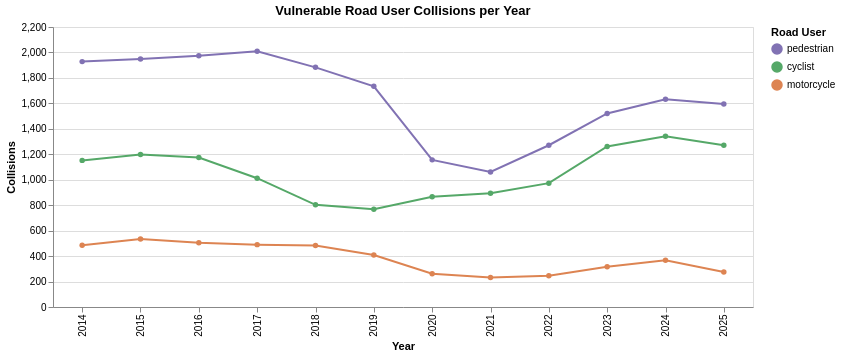

Here is the notebook cell this chart was saved with:
### Markdown cell above
## 7. Vulnerable Road Users — Pedestrians & Cyclists Over Time

### Code cell
vru_year = (
    df.filter(pl.col("OCC_YEAR") < 2026)
    .group_by("OCC_YEAR")
    .agg(
        pl.len().alias("total"),
        pl.col("PEDESTRIAN").sum().alias("pedestrian"),
        pl.col("BICYCLE").sum().alias("cyclist"),
        pl.col("MOTORCYCLE").sum().alias("motorcycle"),
    )
    .sort("OCC_YEAR")
    .with_columns(pl.col("OCC_YEAR").cast(pl.Utf8))
)

vru_long = vru_year.unpivot(
    on=["pedestrian", "cyclist", "motorcycle"],
    index="OCC_YEAR",
    variable_name="road_user",
    value_name="collisions",
)

year_order = vru_year["OCC_YEAR"].to_list()

alt.Chart(vru_long).mark_line(point=True).encode(
    x=alt.X("OCC_YEAR:N", sort=year_order, title="Year"),
    y=alt.Y("collisions:Q", title="Collisions"),
    color=alt.Color(
        "road_user:N",
        title="Road User",
        scale=alt.Scale(
            domain=["pedestrian", "cyclist", "motorcycle"], range=["#8172B3", "#55A868", "#DD8452"]
        ),
    ),
    tooltip=["OCC_YEAR", "road_user", "collisions"],
).properties(title="Vulnerable Road User Collisions per Year", width=700, height=280)

### Figure 1 — Vega-Lite specification as saved in the notebook (floating-point values rounded to 4 significant figures)
{"config": {"view": {"continuousWidth": 300, "continuousHeight": 300}}, "data": {"name": "data-a63e2d0bcfa2df72df6f5706e724d1be"}, "mark": {"type": "line", "point": true}, "encoding": {"color": {"field": "road_user", "scale": {"domain": ["pedestrian", "cyclist", "motorcycle"], "range": ["#8172B3", "#55A868", "#DD8452"]}, "title": "Road User", "type": "nominal"}, "tooltip": [{"field": "OCC_YEAR", "type": "nominal"}, {"field": "road_user", "type": "nominal"}, {"field": "collisions", "type": "quantitative"}], "x": {"field": "OCC_YEAR", "sort": ["2014", "2015", "2016", "2017", "2018", "2019", "2020", "2021", "2022", "2023", "2024", "2025"], "title": "Year", "type": "nominal"}, "y": {"field": "collisions", "title": "Collisions", "type": "quantitative"}}, "height": 280, "title": "Vulnerable Road User Collisions per Year", "width": 700, "$schema": "https://vega.github.io/schema/vega-lite/v6.4.1.json", "datasets": {"data-a63e2d0bcfa2df72df6f5706e724d1be": [{"OCC_YEAR": "2014", "road_user": "pedestrian", "collisions": 1928}, {"OCC_YEAR": "2015", "road_user": "pedestrian", "collisions": 1949}, {"OCC_YEAR": "2016", "road_user": "pedestrian", "collisions": 1974}, {"OCC_YEAR": "2017", "road_user": "pedestrian", "collisions": 2010}, {"OCC_YEAR": "2018", "road_user": "pedestrian", "collisions": 1883}, {"OCC_YEAR": "2019", "road_user": "pedestrian", "collisions": 1734}, {"OCC_YEAR": "2020", "road_user": "pedestrian", "collisions": 1156}, {"OCC_YEAR": "2021", "road_user": "pedestrian", "collisions": 1061}, {"OCC_YEAR": "2022", "road_user": "pedestrian", "collisions": 1271}, {"OCC_YEAR": "2023", "road_user": "pedestrian", "collisions": 1521}, {"OCC_YEAR": "2024", "road_user": "pedestrian", "collisions": 1632}, {"OCC_YEAR": "2025", "road_user": "pedestrian", "collisions": 1595}, {"OCC_YEAR": "2014", "road_user": "cyclist", "collisions": 1152}, {"OCC_YEAR": "2015", "road_user": "cyclist", "collisions": 1198}, {"OCC_YEAR": "2016", "road_user": "cyclist", "collisions": 1175}, {"OCC_YEAR": "2017", "road_user": "cyclist", "collisions": 1012}, {"OCC_YEAR": "2018", "road_user": "cyclist", "collisions": 803}, {"OCC_YEAR": "2019", "road_user": "cyclist", "collisions": 768}, {"OCC_YEAR": "2020", "road_user": "cyclist", "collisions": 866}, {"OCC_YEAR": "2021", "road_user": "cyclist", "collisions": 893}, {"OCC_YEAR": "2022", "road_user": "cyclist", "collisions": 973}, {"OCC_YEAR": "2023", "road_user": "cyclist", "collisions": 1261}, {"OCC_YEAR": "2024", "road_user": "cyclist", "collisions": 1342}, {"OCC_YEAR": "2025", "road_user": "cyclist", "collisions": 1271}, {"OCC_YEAR": "2014", "road_user": "motorcycle", "collisions": 485}, {"OCC_YEAR": "2015", "road_user": "motorcycle", "collisions": 535}, {"OCC_YEAR": "2016", "road_user": "motorcycle", "collisions": 505}, {"OCC_YEAR": "2017", "road_user": "motorcycle", "collisions": 490}, {"OCC_YEAR": "2018", "road_user": "motorcycle", "collisions": 483}, {"OCC_YEAR": "2019", "road_user": "motorcycle", "collisions": 408}, {"OCC_YEAR": "2020", "road_user": "motorcycle", "collisions": 262}, {"OCC_YEAR": "2021", "road_user": "motorcycle", "collisions": 232}, {"OCC_YEAR": "2022", "road_user": "motorcycle", "collisions": 246}, {"OCC_YEAR": "2023", "road_user": "motorcycle", "collisions": 317}, {"OCC_YEAR": "2024", "road_user": "motorcycle", "collisions": 367}, {"OCC_YEAR": "2025", "road_user": "motorcycle", "collisions": 275}]}}
